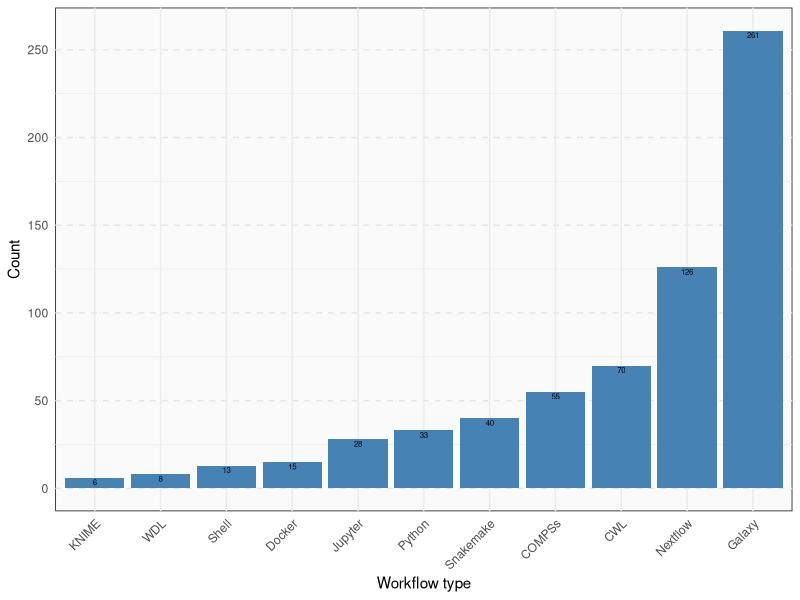
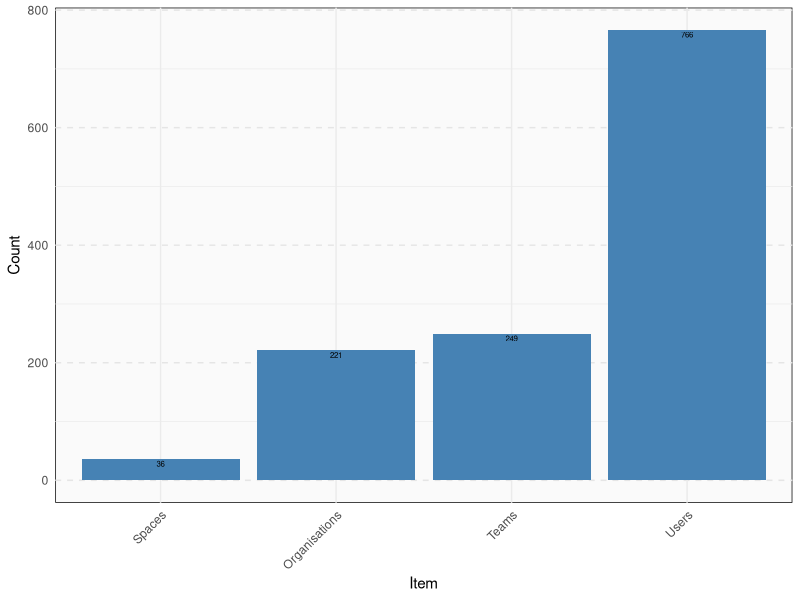

Here is the R script that generated these plots, in order:
# Load the required packages
library(ggplot2)
library(scales)

# Create a data frame
data_wms <- data.frame(
  Workflow_type = c("Galaxy", "Nextflow", "CWL", "COMPSs", "Snakemake", "Python", "Jupyter", "Docker", "Shell", "WDL", "KNIME"),
  n = c(261, 126, 70, 55, 40, 33, 28, 15, 13, 8, 6)
)

# Create the bar plot
ggplot(data_wms, aes(x = reorder(Workflow_type, n), y = n)) +
  geom_bar(stat = "identity", fill = "#4682B4") +
  geom_text(aes(label = n), vjust = 1.25, size = 2) +
  labs(x = "Workflow type", y = "Count") +
  theme_minimal() +
  theme(
    axis.text.x = element_text(angle = 45, hjust = 1),
    panel.grid.major.y = element_line(color = "gray90", linetype = "dashed"),
    panel.background = element_rect(fill = "gray98")
  ) +
  scale_y_continuous(breaks = seq(0, 300, 50))


# Create items data frame
data1 <- data.frame(
  Item = c("Users", "Organisations", "Teams", "Spaces"),
  n = c(766, 221, 249, 36)
)

data2 <- data.frame(
  Item = c("Collections", "SOPs", "Documents", "Publications"),
  n = c(23, 10, 20, 30)
)

# Create the vertical bar plot - only doing it for finalised items to start with
ggplot(data1, aes(x = reorder(Item, n), y = n)) +
  geom_bar(stat = "identity", fill = "#4682B4") +
  geom_text(aes(label = n), vjust = 1.25, size = 2) +
  labs(x = "Item", y = "Count") +
  theme_minimal() +
  theme(
    axis.text.x = element_text(angle = 45, hjust = 1),
    panel.grid.major.y = element_line(color = "gray90", linetype = "dashed"),
    panel.background = element_rect(fill = "gray98")
  ) +
  scale_y_continuous(breaks = seq(0, 800, 200))

